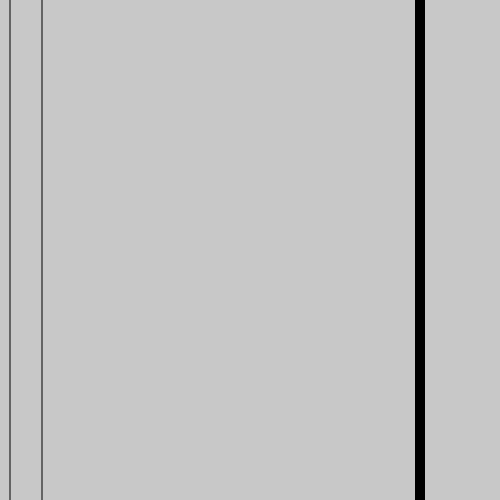
Frame 1 (no input)
Frame 60 (no input): identical to frame 1, image omitted
Frame 120 (the mouse pressed at the canvas centre since frame 60): identical to frame 1, image omitted

The p5.js sketch that drew this single still picture (run headless with seeded random() and noise() and a simulated clock; from frame 60 on, the mouse is pressed at the canvas centre):

// p5.js sketch
// ── sketch.js

function setup(){
	let x1 = 10
	let x2 = 42

	createCanvas(500,500)
	background(200)

	line(x1,0,x1,500)
	line(x2,0,x2,500)
	
	strokeWeight(10)
	line(x1 * x2 ,0,x1 * x2,500)
}

function draw(){

}
